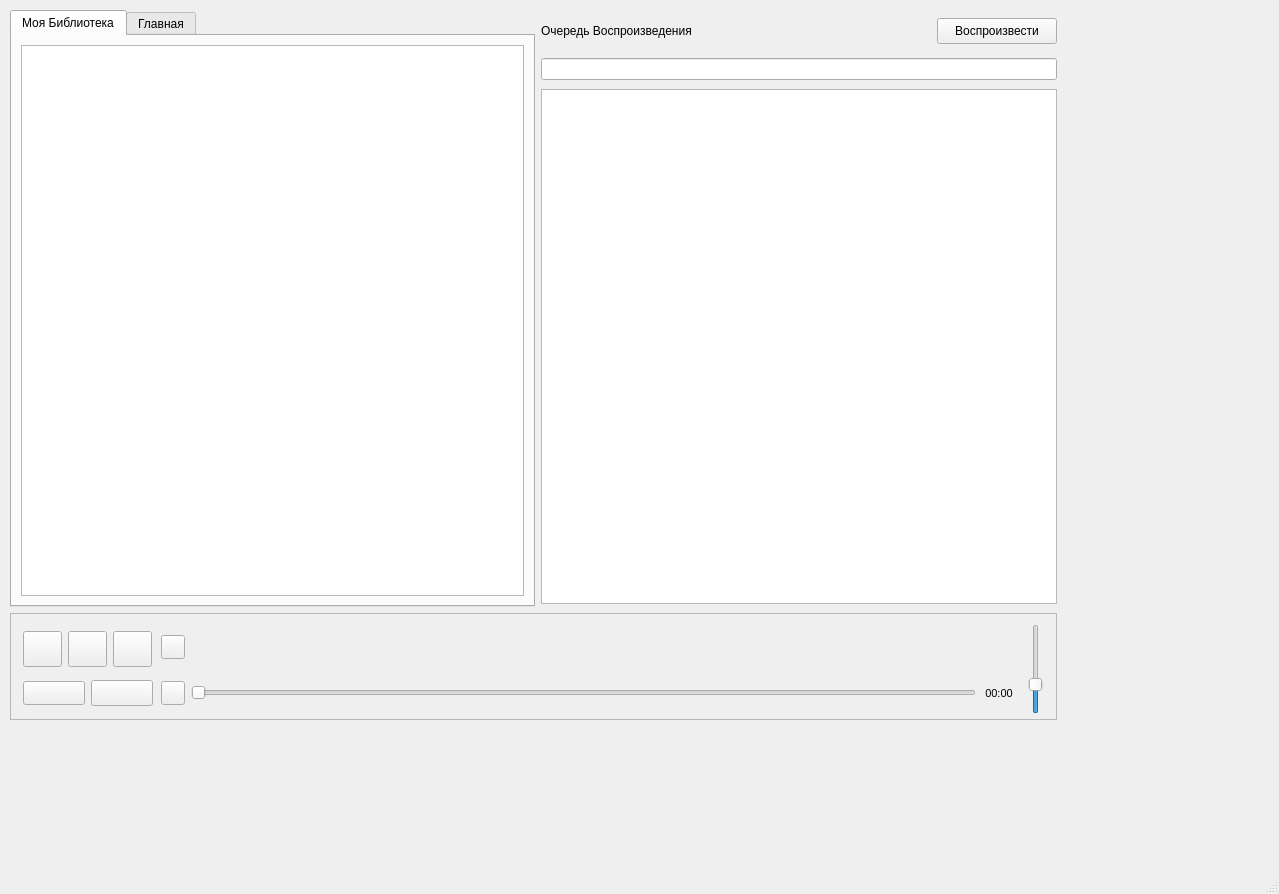
<?xml version="1.0" encoding="UTF-8"?>
<ui version="4.0">
 <class>YaMusic</class>
 <widget class="QMainWindow" name="YaMusic">
  <property name="geometry">
   <rect>
    <x>0</x>
    <y>0</y>
    <width>1279</width>
    <height>894</height>
   </rect>
  </property>
  <property name="minimumSize">
   <size>
    <width>0</width>
    <height>0</height>
   </size>
  </property>
  <property name="maximumSize">
   <size>
    <width>16777215</width>
    <height>16777215</height>
   </size>
  </property>
  <property name="windowTitle">
   <string>MainWindow</string>
  </property>
  <property name="styleSheet">
   <string notr="true"/>
  </property>
  <widget class="QWidget" name="centralwidget">
   <widget class="QWidget" name="layoutWidget">
    <property name="geometry">
     <rect>
      <x>10</x>
      <y>10</y>
      <width>1047</width>
      <height>710</height>
     </rect>
    </property>
    <layout class="QVBoxLayout" name="verticalLayout_5">
     <item>
      <layout class="QHBoxLayout" name="horizontalLayout_7">
       <item>
        <widget class="QTabWidget" name="menuTabs">
         <property name="minimumSize">
          <size>
           <width>525</width>
           <height>561</height>
          </size>
         </property>
         <property name="layoutDirection">
          <enum>Qt::LeftToRight</enum>
         </property>
         <property name="tabPosition">
          <enum>QTabWidget::North</enum>
         </property>
         <property name="tabShape">
          <enum>QTabWidget::Rounded</enum>
         </property>
         <property name="currentIndex">
          <number>0</number>
         </property>
         <property name="elideMode">
          <enum>Qt::ElideNone</enum>
         </property>
         <property name="usesScrollButtons">
          <bool>false</bool>
         </property>
         <property name="documentMode">
          <bool>false</bool>
         </property>
         <property name="movable">
          <bool>false</bool>
         </property>
         <widget class="QWidget" name="libraryTab">
          <property name="font">
           <font>
            <bold>false</bold>
           </font>
          </property>
          <attribute name="title">
           <string>Моя Библиотека</string>
          </attribute>
          <layout class="QGridLayout" name="gridLayout">
           <item row="0" column="0">
            <widget class="QListWidget" name="libraryList"/>
           </item>
          </layout>
         </widget>
         <widget class="QWidget" name="mainpageTab">
          <attribute name="title">
           <string>Главная</string>
          </attribute>
          <widget class="QPushButton" name="waveButton">
           <property name="geometry">
            <rect>
             <x>90</x>
             <y>140</y>
             <width>87</width>
             <height>26</height>
            </rect>
           </property>
           <property name="text">
            <string>Поток</string>
           </property>
          </widget>
         </widget>
        </widget>
       </item>
       <item>
        <layout class="QVBoxLayout" name="verticalLayout_2">
         <item>
          <layout class="QHBoxLayout" name="horizontalLayout_6">
           <item>
            <widget class="QLabel" name="queueLabel">
             <property name="minimumSize">
              <size>
               <width>382</width>
               <height>36</height>
              </size>
             </property>
             <property name="maximumSize">
              <size>
               <width>508</width>
               <height>36</height>
              </size>
             </property>
             <property name="text">
              <string>Очередь Воспроизведения</string>
             </property>
             <property name="scaledContents">
              <bool>true</bool>
             </property>
             <property name="alignment">
              <set>Qt::AlignLeading|Qt::AlignLeft|Qt::AlignVCenter</set>
             </property>
             <property name="wordWrap">
              <bool>true</bool>
             </property>
            </widget>
           </item>
           <item>
            <widget class="QPushButton" name="playPlaylistButton">
             <property name="minimumSize">
              <size>
               <width>120</width>
               <height>26</height>
              </size>
             </property>
             <property name="maximumSize">
              <size>
               <width>120</width>
               <height>26</height>
              </size>
             </property>
             <property name="toolTip">
              <string>Воспроизвести плейлист</string>
             </property>
             <property name="toolTipDuration">
              <number>3000</number>
             </property>
             <property name="text">
              <string>Воспроизвести</string>
             </property>
            </widget>
           </item>
          </layout>
         </item>
         <item>
          <widget class="QLineEdit" name="queueSearchLineEdit"/>
         </item>
         <item>
          <widget class="QListWidget" name="queueList">
           <property name="minimumSize">
            <size>
             <width>510</width>
             <height>505</height>
            </size>
           </property>
           <property name="maximumSize">
            <size>
             <width>16777215</width>
             <height>515</height>
            </size>
           </property>
          </widget>
         </item>
        </layout>
       </item>
      </layout>
     </item>
     <item>
      <widget class="QFrame" name="trackControl">
       <property name="minimumSize">
        <size>
         <width>1021</width>
         <height>107</height>
        </size>
       </property>
       <property name="frameShape">
        <enum>QFrame::StyledPanel</enum>
       </property>
       <property name="frameShadow">
        <enum>QFrame::Raised</enum>
       </property>
       <widget class="QWidget" name="layoutWidget">
        <property name="geometry">
         <rect>
          <x>11</x>
          <y>11</y>
          <width>1031</width>
          <height>90</height>
         </rect>
        </property>
        <layout class="QHBoxLayout" name="horizontalLayout_2">
         <item>
          <layout class="QVBoxLayout" name="verticalLayout_3">
           <item>
            <layout class="QHBoxLayout" name="horizontalLayout_4">
             <item>
              <widget class="QPushButton" name="prevTrack">
               <property name="minimumSize">
                <size>
                 <width>39</width>
                 <height>36</height>
                </size>
               </property>
               <property name="maximumSize">
                <size>
                 <width>39</width>
                 <height>36</height>
                </size>
               </property>
               <property name="toolTip">
                <string>Переключить на предыдущий трек</string>
               </property>
               <property name="toolTipDuration">
                <number>3000</number>
               </property>
               <property name="text">
                <string/>
               </property>
               <property name="icon">
                <iconset theme="media-skip-backward">
                 <normaloff>.</normaloff>.</iconset>
               </property>
              </widget>
             </item>
             <item>
              <widget class="QPushButton" name="playButton">
               <property name="minimumSize">
                <size>
                 <width>39</width>
                 <height>36</height>
                </size>
               </property>
               <property name="maximumSize">
                <size>
                 <width>39</width>
                 <height>36</height>
                </size>
               </property>
               <property name="toolTip">
                <string>Остановить/Продолжить воспроизведение</string>
               </property>
               <property name="toolTipDuration">
                <number>3000</number>
               </property>
               <property name="text">
                <string/>
               </property>
               <property name="icon">
                <iconset theme="media-playback-start">
                 <normaloff>.</normaloff>.</iconset>
               </property>
               <property name="flat">
                <bool>false</bool>
               </property>
              </widget>
             </item>
             <item>
              <widget class="QPushButton" name="nextTrack">
               <property name="minimumSize">
                <size>
                 <width>39</width>
                 <height>36</height>
                </size>
               </property>
               <property name="maximumSize">
                <size>
                 <width>39</width>
                 <height>36</height>
                </size>
               </property>
               <property name="toolTip">
                <string>Переключить на следующий трек</string>
               </property>
               <property name="toolTipDuration">
                <number>3000</number>
               </property>
               <property name="text">
                <string/>
               </property>
               <property name="icon">
                <iconset theme="media-skip-forward">
                 <normaloff>.</normaloff>.</iconset>
               </property>
              </widget>
             </item>
            </layout>
           </item>
           <item>
            <layout class="QHBoxLayout" name="horizontalLayout">
             <item>
              <widget class="QPushButton" name="shuffleButton">
               <property name="minimumSize">
                <size>
                 <width>62</width>
                 <height>24</height>
                </size>
               </property>
               <property name="maximumSize">
                <size>
                 <width>62</width>
                 <height>24</height>
                </size>
               </property>
               <property name="toolTip">
                <string>Перемешать порядок воспроизведения</string>
               </property>
               <property name="toolTipDuration">
                <number>3000</number>
               </property>
               <property name="text">
                <string/>
               </property>
               <property name="icon">
                <iconset theme="media-playlist-shuffle">
                 <normaloff>.</normaloff>.</iconset>
               </property>
              </widget>
             </item>
             <item>
              <widget class="QPushButton" name="loopButton">
               <property name="minimumSize">
                <size>
                 <width>62</width>
                 <height>26</height>
                </size>
               </property>
               <property name="maximumSize">
                <size>
                 <width>62</width>
                 <height>26</height>
                </size>
               </property>
               <property name="toolTip">
                <string>Зацикливание</string>
               </property>
               <property name="toolTipDuration">
                <number>3000</number>
               </property>
               <property name="text">
                <string/>
               </property>
               <property name="icon">
                <iconset theme="media-playlist-repeat">
                 <normaloff>.</normaloff>.</iconset>
               </property>
              </widget>
             </item>
            </layout>
           </item>
          </layout>
         </item>
         <item>
          <layout class="QVBoxLayout" name="verticalLayout_4">
           <item>
            <layout class="QHBoxLayout" name="horizontalLayout_5">
             <item>
              <widget class="QPushButton" name="showQueueButton">
               <property name="minimumSize">
                <size>
                 <width>24</width>
                 <height>24</height>
                </size>
               </property>
               <property name="maximumSize">
                <size>
                 <width>24</width>
                 <height>24</height>
                </size>
               </property>
               <property name="toolTip">
                <string>Показать очередь воспроизведения</string>
               </property>
               <property name="toolTipDuration">
                <number>3000</number>
               </property>
               <property name="text">
                <string/>
               </property>
              </widget>
             </item>
             <item>
              <widget class="QLabel" name="trackCover">
               <property name="minimumSize">
                <size>
                 <width>42</width>
                 <height>42</height>
                </size>
               </property>
               <property name="maximumSize">
                <size>
                 <width>42</width>
                 <height>42</height>
                </size>
               </property>
               <property name="styleSheet">
                <string notr="true"/>
               </property>
               <property name="frameShadow">
                <enum>QFrame::Plain</enum>
               </property>
               <property name="text">
                <string/>
               </property>
               <property name="scaledContents">
                <bool>true</bool>
               </property>
              </widget>
             </item>
             <item>
              <layout class="QVBoxLayout" name="verticalLayout">
               <item>
                <widget class="QLabel" name="trackTitle">
                 <property name="minimumSize">
                  <size>
                   <width>775</width>
                   <height>16</height>
                  </size>
                 </property>
                 <property name="maximumSize">
                  <size>
                   <width>775</width>
                   <height>16</height>
                  </size>
                 </property>
                 <property name="text">
                  <string/>
                 </property>
                </widget>
               </item>
               <item>
                <widget class="QLabel" name="trackAuthor">
                 <property name="minimumSize">
                  <size>
                   <width>775</width>
                   <height>18</height>
                  </size>
                 </property>
                 <property name="maximumSize">
                  <size>
                   <width>775</width>
                   <height>18</height>
                  </size>
                 </property>
                 <property name="font">
                  <font>
                   <pointsize>8</pointsize>
                  </font>
                 </property>
                 <property name="text">
                  <string/>
                 </property>
                </widget>
               </item>
              </layout>
             </item>
            </layout>
           </item>
           <item>
            <layout class="QHBoxLayout" name="horizontalLayout_3">
             <item>
              <widget class="QToolButton" name="playerToolButton">
               <property name="minimumSize">
                <size>
                 <width>24</width>
                 <height>24</height>
                </size>
               </property>
               <property name="maximumSize">
                <size>
                 <width>24</width>
                 <height>24</height>
                </size>
               </property>
               <property name="toolTip">
                <string>Дополнительные функции</string>
               </property>
               <property name="toolTipDuration">
                <number>3000</number>
               </property>
               <property name="text">
                <string/>
               </property>
               <property name="popupMode">
                <enum>QToolButton::InstantPopup</enum>
               </property>
              </widget>
             </item>
             <item>
              <widget class="QSlider" name="timeSlider">
               <property name="minimumSize">
                <size>
                 <width>785</width>
                 <height>24</height>
                </size>
               </property>
               <property name="maximumSize">
                <size>
                 <width>785</width>
                 <height>24</height>
                </size>
               </property>
               <property name="toolTip">
                <string>Перемотка трека</string>
               </property>
               <property name="toolTipDuration">
                <number>3000</number>
               </property>
               <property name="maximum">
                <number>10</number>
               </property>
               <property name="singleStep">
                <number>1</number>
               </property>
               <property name="pageStep">
                <number>1</number>
               </property>
               <property name="sliderPosition">
                <number>0</number>
               </property>
               <property name="tracking">
                <bool>true</bool>
               </property>
               <property name="orientation">
                <enum>Qt::Horizontal</enum>
               </property>
              </widget>
             </item>
             <item>
              <widget class="QLabel" name="trackTimer">
               <property name="minimumSize">
                <size>
                 <width>34</width>
                 <height>34</height>
                </size>
               </property>
               <property name="maximumSize">
                <size>
                 <width>34</width>
                 <height>34</height>
                </size>
               </property>
               <property name="font">
                <font>
                 <pointsize>8</pointsize>
                </font>
               </property>
               <property name="text">
                <string>00:00</string>
               </property>
               <property name="alignment">
                <set>Qt::AlignCenter</set>
               </property>
              </widget>
             </item>
            </layout>
           </item>
          </layout>
         </item>
         <item>
          <widget class="QSlider" name="volumeSlider">
           <property name="minimumSize">
            <size>
             <width>24</width>
             <height>84</height>
            </size>
           </property>
           <property name="toolTip">
            <string>30</string>
           </property>
           <property name="toolTipDuration">
            <number>3000</number>
           </property>
           <property name="maximum">
            <number>100</number>
           </property>
           <property name="value">
            <number>30</number>
           </property>
           <property name="orientation">
            <enum>Qt::Vertical</enum>
           </property>
          </widget>
         </item>
        </layout>
       </widget>
      </widget>
     </item>
    </layout>
   </widget>
  </widget>
  <widget class="QStatusBar" name="statusbar"/>
 </widget>
 <resources/>
 <connections/>
</ui>
